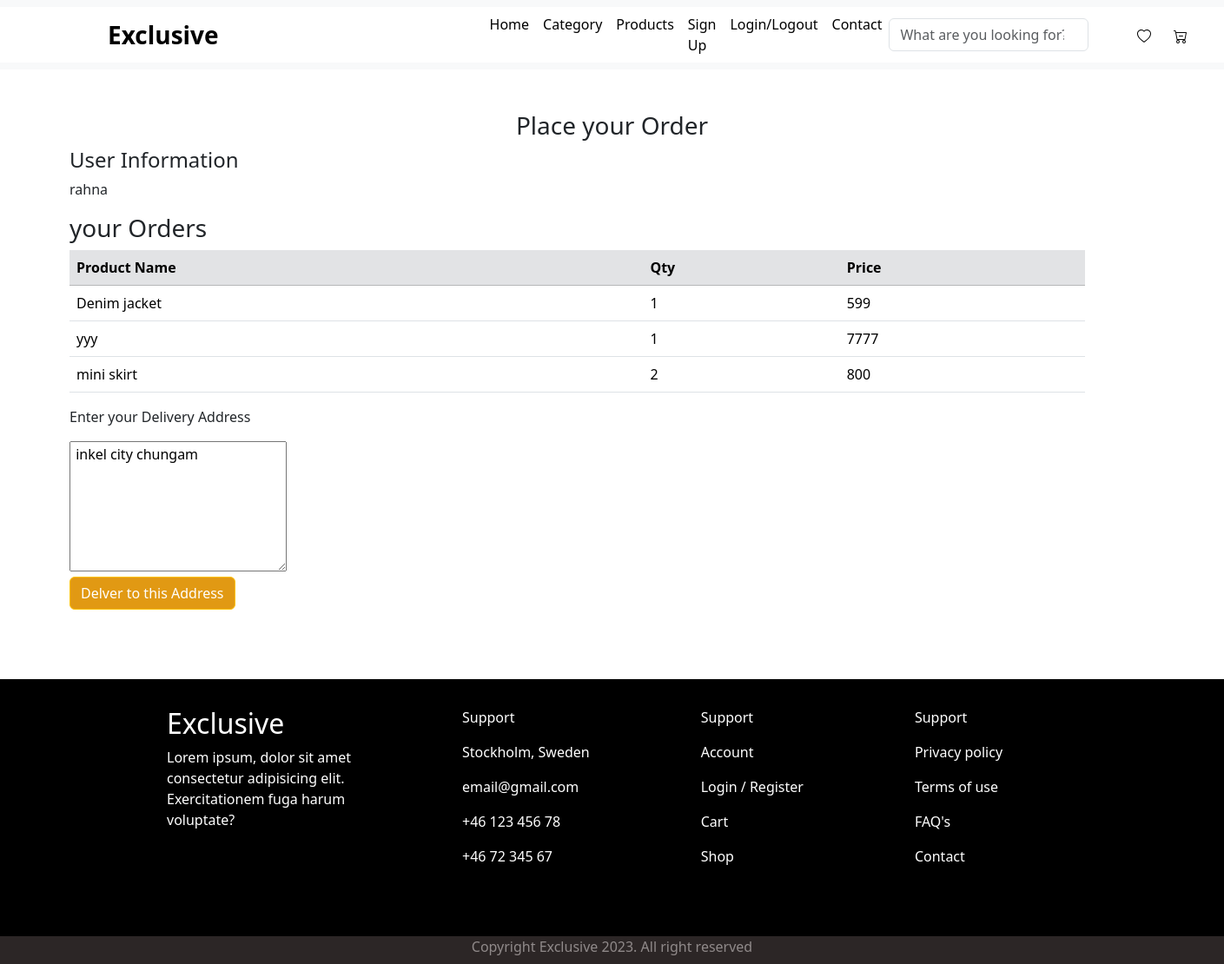
Page /order (signed in) on the committed database.
### app/models.py (models this page shows, shortened)
class Cart(models.Model):
    user=models.ForeignKey(User,on_delete=models.CASCADE)
    product=models.ForeignKey(product,on_delete=models.CASCADE)
    quantity = models.PositiveIntegerField(default=1)
    totals=models.IntegerField(default=1)
    rate=models.IntegerField(default=1)

class product(models.Model):
    Category=models.ForeignKey(category,on_delete=models.CASCADE)
    name=models.CharField(max_length=200)
    rate=models.IntegerField()
    image=models.FileField(upload_to='products/images')
    description=models.TextField()

class Order(models.Model):
    user=models.ForeignKey(User,on_delete=models.CASCADE)
    address=models.TextField()

### app/views.py (the view, shortened to what this page needs)
# urls.py: path('order',views.place_order,name='order'),
def place_order(request):
    cartitems=Cart.objects.filter(user=request.user)
    if not cartitems.exists():
        return redirect('product')
    exist_order=Order.objects.filter(user=request.user).first()
    return render(request,'place_order.html',{'cartitems':cartitems,'user':request.user,'exist_address':exist_order.address if exist_order else ''})

### templates/place_order.html (shortened to what this page needs)
{% extends "common.html" %}
{% block content %}
{% load static %}
<div class="order">
        <h3 style="text-align: center;">Place your Order</h3>
    <h4>User Information</h4>
    <p>{{user.username}}</p>
    <h3> your Orders</h3>
    <div style="padding-right: 5em;">
        <table class="table">
            <thead  class="table-secondary">
              <th>Product Name</th>
              <th>  Qty</th>
              <th>Price</th>
            </thead>
            {% for i in  cartitems %}
            <tbody>
            <td>{{i.product.name}}</td>
            <td>{{i.quantity}}</td>
            <td>{{i.product.rate}}</td>
            </tbody>
            {% endfor %}
          </table>
    </div>
    <form  method=post>
        <div>
            <p>Enter your Delivery Address</p>
            <textarea style="width:250px; height: 150px;" placeholder="enter your address" name="address"> {{exist_address}}</textarea>
        </div>
        <div>
            <a href="{% url "confirm" %}"><button type="submit"  style="background-color: rgb(225, 153, 19);color:white;" class="btn btn-warning">Delver to this Address</button></a>
        </div>
    </form>
    {% endblock content %}

### static/css/order.css (style rules this page uses)
.order { padding: 5em; padding-top: 3em; }

### rows in the picture
Cart: product.name "Denim jacket", quantity "1", product.rate "599"
Cart: product.name "yyy", quantity "1", product.rate "7777"
Cart: product.name "mini skirt", quantity "2", product.rate "800"
Order: address "inkel city chungam"

### other values in the picture
{{ user.username }} "rahna"
